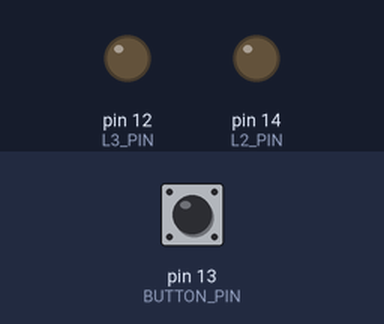
Bench run of a sketch on a simulated Arduino Mega 2560, built with avr-gcc and run on an emulated ATmega2560. Parts: output pins drawn as LEDs (lit = HIGH). Inputs (shaded band) come from the test bench; at power-on: pin 13 (BUTTON_PIN) LOW. WiFi joins after 1.5 s; servers stay silent unless stated; pins used as bus, display or sensor lines are not drawn; what the sketch prints to the serial monitor is not drawn.

Above: at 2.7 s.
At 3.7 s:
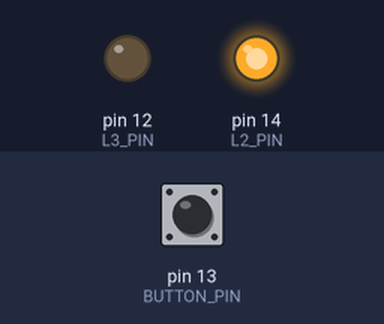
At 5.5 s:
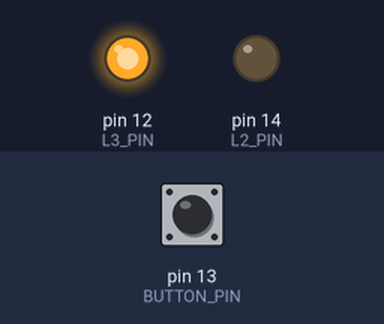
Timing chart, 0 to 8.3 s (numbered marks = the images above):
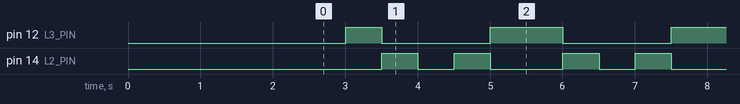

Measured:
- by itself, pin 12 (L3_PIN): repeats every 2.5 s: LOW 1.5 s, HIGH 1.0 s
- by itself, pin 14 (L2_PIN): repeats every 2.5 s: LOW 0.50 s, HIGH 0.50 s, LOW 1.0 s, HIGH 0.50 s
- by itself, everything shown: repeats every 2.5 s, in 4 steps

The sketch:

lab1.ino
```cpp
#include <ESP8266WiFi.h>
#include <ESPAsyncWebServer.h>

#define BUTTON_PIN 13
#define L1_PIN 0 //red led
#define L2_PIN 14 //blue led
#define L3_PIN 12 // green led
#define STEP_TIME 500
#define HOLD_TIME 500

#define ON(pin)  ((pin) == 0 ? LOW : HIGH)
#define OFF(pin) ((pin) == 0 ? HIGH : LOW)

const char* ssid = "iPhone Nazar";
const char* password = "11111112";


AsyncWebServer server(80);


const char index_html[] PROGMEM = R"rawliteral(
<!DOCTYPE HTML>
<html>
<head>
  <meta name="viewport" content="width=device-width, initial-scale=1">
  <style>
    body { font-family: Arial; text-align: center; margin: 0px auto; padding-top: 30px; }
    .button {
      padding: 15px 30px;
      font-size: 20px;
      color: white;
      background-color: #007bff; /* Синій колір */
      border: none;
      border-radius: 5px;
      cursor: pointer;
      user-select: none;
    }
    .button:active {
      background-color: #0056b3; /* Темніший синій при натисканні */
    }
  </style>
</head>
<body>
  <h1>ESP Pushbutton Web Server</h1>
  <button
    class="button"
    id="ledButton"
    onmousedown="sendRequest('press');"
    ontouchstart="sendRequest('press');"
    onmouseup="sendRequest('release');"
    ontouchend="sendRequest('release');"
  >LED PUSHBUTTON</button>

  <script>
    function sendRequest(action) {
      var xhr = new XMLHttpRequest();
      xhr.open("GET", "/" + action, true);
      xhr.send();
    }
  </script>
</body>
</html>
)rawliteral";


typedef struct led_s{
  unsigned short pin;
  bool status;
  led_s* next;
} led_t;


led_t l1 = {L1_PIN, false, nullptr};
led_t l2 = {L2_PIN, false, nullptr};
led_t l3 = {L3_PIN, false, nullptr};
unsigned short btnPressed = false;
unsigned short physicsBtnState = HIGH;
unsigned short webBtnState = HIGH;
unsigned short previousBtnState = HIGH;
uint32_t pressStartTime = 0;

bool firstStart = true;
uint32_t lastChangeTime = 0;
led_t* currentLed = nullptr;

led_t* firstPattern[] = {&l3, &l2, &l1, &l2, &l3};
uint8_t firstStep = 0;

void ledSetup() {
  l1.next = &l2;
  l2.next = &l3;
  l3.next = &l1;

  currentLed = &l3;
  digitalWrite(l1.pin, HIGH);
}


void pinSetup(){
  pinMode(BUTTON_PIN, INPUT);
  pinMode(l1.pin, OUTPUT);
  pinMode(l2.pin, OUTPUT);
  pinMode(l3.pin, OUTPUT);

}

void switchLed() {
  if (currentLed) {
    currentLed->status = OFF(currentLed->pin);
    digitalWrite(currentLed->pin, currentLed->status);
  }

  if (firstStart) {
    currentLed = firstPattern[firstStep++];
    firstStep %= 5;
  } else {
    currentLed = currentLed->next;
  }

  currentLed->status = ON(currentLed->pin);
  digitalWrite(currentLed->pin, currentLed->status);
}


void startEndpoint(AsyncWebServerRequest *request) {
  request->send_P(200, "text/html", index_html);
}

void pressEndpoint(AsyncWebServerRequest *request) {
  webBtnState = LOW;
  request->send(200, "text/plain", "ok");
}

void releaseEndpoint(AsyncWebServerRequest *request) {
  webBtnState = HIGH;
  request->send(200, "text/plain", "ok");
}


void wifiSetup(){
  Serial.print("Connecting to ");
  Serial.println(ssid);
  delay(1000);
  WiFi.begin(ssid, password);

  while (WiFi.status() != WL_CONNECTED){
    delay(5000);
    Serial.print(".");
  }


  Serial.println("");
  Serial.println("WiFi connected.");
  Serial.println("IP address: ");
  Serial.println(WiFi.localIP());

  server.on("/", HTTP_GET, startEndpoint);

  server.on("/press", HTTP_GET, pressEndpoint);

  server.on("/release", HTTP_GET, releaseEndpoint);

  server.begin();
}


void setup() {
  Serial.begin(115200);
  pinSetup();
  ledSetup();
  wifiSetup();
}

void loop() {
  physicsBtnState = digitalRead(BUTTON_PIN);
  btnPressed = !(physicsBtnState && webBtnState);

  if (btnPressed && previousBtnState == HIGH) {
    previousBtnState = LOW;
    pressStartTime = millis();
  }
  else if (btnPressed && previousBtnState == LOW && (millis() - pressStartTime >= HOLD_TIME)){
    if (millis() - lastChangeTime >= STEP_TIME) {
      switchLed();
      lastChangeTime = millis();
    }
  }

  if (!btnPressed && previousBtnState == LOW){
    previousBtnState = HIGH;
    currentLed->status = OFF(currentLed->pin);
    digitalWrite(currentLed->pin, currentLed->status);
    currentLed = &l3;
    firstStart = !firstStart;
    firstStep = 0;
  }
}
```
